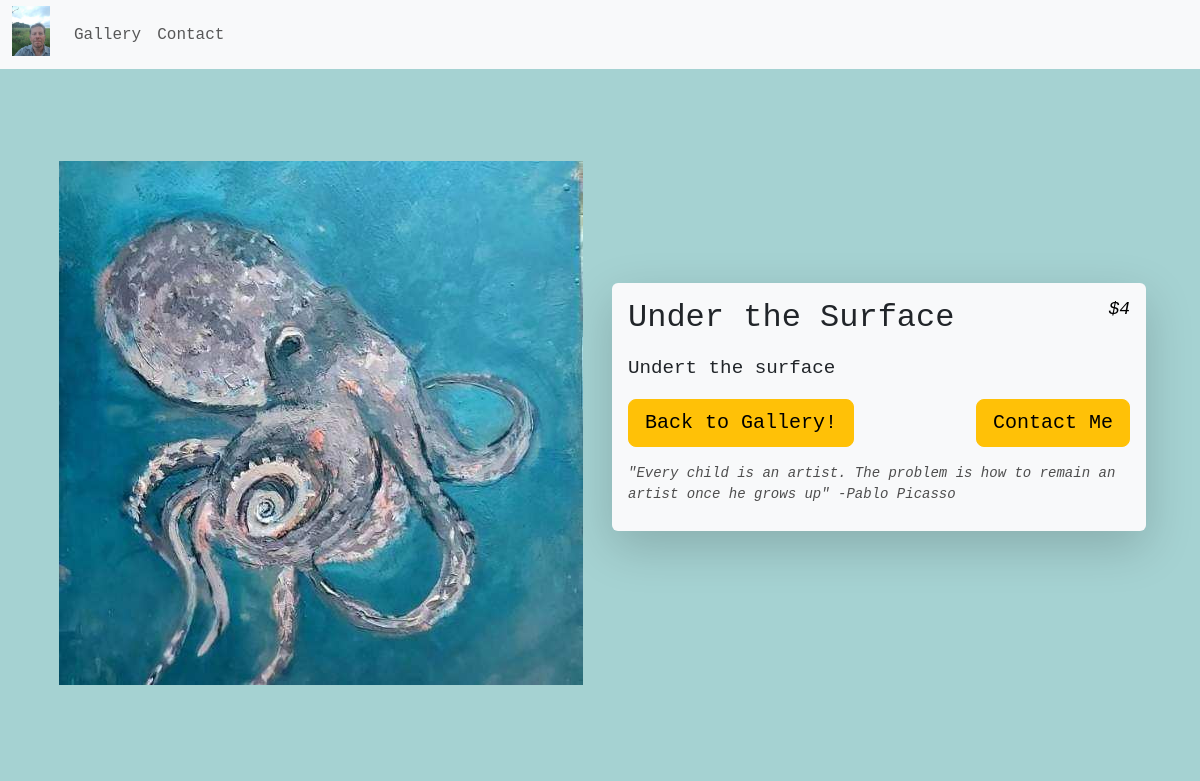
Page /gallery/Under the Surface/ on the committed database.
### jimTheArtist/models.py (models this page shows, shortened)
class Painting(models.Model):
    title = models.CharField(max_length=100)
    description = models.TextField()
    price = models.IntegerField()
    image = models.ImageField(upload_to='paintings/')

### jimTheArtist/views.py (the view)
# urls.py: path('gallery/<str:painting_name>/', views.painting, name='painting'),
def painting(request, painting_name):
    painting = get_object_or_404(Painting, title=painting_name)
    return render(request, 'painting.html', {'painting': painting, 'quote': random.choice(quotes)})

### jimTheArtist/templates/painting.html (shortened to what this page needs)
{% extends 'base.html' %}
{% block content %}
<div class="container">
    <div class="row">
        <div class="col-md-6">
            <span class="d-block mb-3"><img class="full-screen-image w-100 painting_img" src="{{ painting.image.url }}"></span>
        </div>
        <div class="col-md-6 d-flex flex-column justify-content-center">
            <div class="shadow-lg p-3 mb-5 bg-body-tertiary rounded">
              <div class="mb-3">
                <h1 class="h2 mb-2 painting_title">{{ painting.title }} <span class="price-text h5"> ${{ painting.price }}</span></h1>
                <p class="small painting-text">{{ painting.description }}</p>
              </div>
              <div class="d-flex justify-content-between mb-3">
                <a href="{% url 'gallery' %}" class="btn btn-warning btn-lg mr-3">Back to Gallery!</a>
                <a href="{% url 'contact' %}" class="btn btn-warning btn-lg">Contact Me</a>
              </div>
              <p class="small mb-0 quote-text">{{ quote }}</p>
            </div>
          </div>
    </div>
</div>
{% endblock %}

### jimTheArtist/static/css/style.css (style rules this page uses)
body { background-color: rgba(141, 198, 198, 0.79); font-family:'Courier New', Courier, monospace; }
* { box-sizing: border-box; }

### jimTheArtist/static/css/painting.css (style rules this page uses)
.full-screen-image { height: calc(100vh - 140px); padding: 10px 0; width: auto; object-fit: scale-down; display: block; }
.col-md-6.d-flex { align-items: center; }
.price-text { font-size: 18px; font-style: italic; float: right; color: black; }
.painting-text { font-size: larger; }
.quote-text { font-style: italic; color: rgb(78, 78, 78); padding-bottom: 10px; }

### rows in the picture
Painting: image (picture), title "Under the Surface", price "4", description "Undert the surface"
